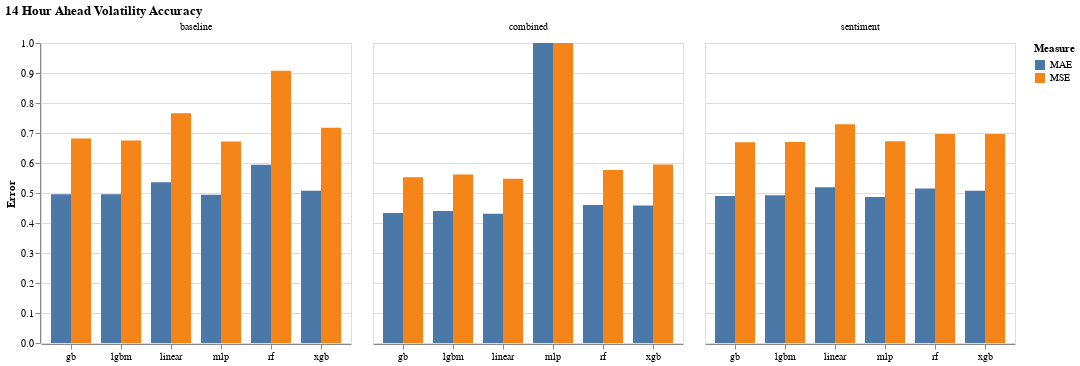

Notebook code for this chart:
### Code cell
offset = 2
dataset_mae = convert_altair(datasets[offset]['mae'][['baseline', 'combined', 'sentiment']])
dataset_mae.columns = [x.title() for x in dataset_mae.columns]
dataset_mae = dataset_mae.rename({"Score": "MAE"}, axis=1)
dataset_mse = convert_altair(datasets[offset]['mse'][['baseline', 'combined', 'sentiment']])
dataset_mse.columns = [x.title() for x in dataset_mse.columns]
dataset_mse = dataset_mse.rename({"Score": "MSE"}, axis=1)
dataset = pd.merge(left=dataset_mse, right=dataset_mae, left_on=['Model', 'Dataset'], right_on=['Model', 'Dataset'])
dataset = pd.melt(dataset, id_vars=['Model','Dataset'], value_vars=['MAE','MSE'], var_name='Measure', value_name='Score')
print(dataset)
cht = alt.Chart(dataset).mark_bar().encode(
    x=alt.X('Model:O', title='', axis=alt.Axis(labelAngle=0)),
    xOffset='Measure',
    y=alt.Y('sum(Score):Q', title='Error',
            scale=alt.Scale(domain=(0, 1), clamp=True)),
    color=alt.Color('Measure:N'),
    column=alt.Column('Dataset:O', title=''),
).properties(
    title='14 Hour Ahead Volatility Accuracy',
)

cht.properties(title='14 Hour Ahead Volatility Accuracy')
cht

### Figure 1 — Vega-Lite specification as saved in the notebook (floating-point values rounded to 4 significant figures)
{"config": {"view": {"continuousWidth": 300, "continuousHeight": 300}}, "data": {"name": "data-33e729c8b038e2c2b416d4603f9b79dc"}, "mark": {"type": "bar"}, "encoding": {"color": {"field": "Measure", "type": "nominal"}, "column": {"field": "Dataset", "title": "", "type": "ordinal"}, "x": {"axis": {"labelAngle": 0}, "field": "Model", "title": "", "type": "ordinal"}, "xOffset": {"field": "Measure", "type": "nominal"}, "y": {"aggregate": "sum", "field": "Score", "scale": {"clamp": true, "domain": [0, 1]}, "title": "Error", "type": "quantitative"}}, "title": "14 Hour Ahead Volatility Accuracy", "$schema": "https://vega.github.io/schema/vega-lite/v5.8.0.json", "datasets": {"data-33e729c8b038e2c2b416d4603f9b79dc": [{"Model": "linear", "Dataset": "baseline", "Measure": "MAE", "Score": 0.5361}, {"Model": "linear", "Dataset": "combined", "Measure": "MAE", "Score": 0.431}, {"Model": "linear", "Dataset": "sentiment", "Measure": "MAE", "Score": 0.5194}, {"Model": "rf", "Dataset": "baseline", "Measure": "MAE", "Score": 0.5941}, {"Model": "rf", "Dataset": "combined", "Measure": "MAE", "Score": 0.46}, {"Model": "rf", "Dataset": "sentiment", "Measure": "MAE", "Score": 0.5148}, {"Model": "gb", "Dataset": "baseline", "Measure": "MAE", "Score": 0.4958}, {"Model": "gb", "Dataset": "combined", "Measure": "MAE", "Score": 0.4334}, {"Model": "gb", "Dataset": "sentiment", "Measure": "MAE", "Score": 0.4898}, {"Model": "lgbm", "Dataset": "baseline", "Measure": "MAE", "Score": 0.496}, {"Model": "lgbm", "Dataset": "combined", "Measure": "MAE", "Score": 0.44}, {"Model": "lgbm", "Dataset": "sentiment", "Measure": "MAE", "Score": 0.4922}, {"Model": "xgb", "Dataset": "baseline", "Measure": "MAE", "Score": 0.5073}, {"Model": "xgb", "Dataset": "combined", "Measure": "MAE", "Score": 0.458}, {"Model": "xgb", "Dataset": "sentiment", "Measure": "MAE", "Score": 0.5076}, {"Model": "mlp", "Dataset": "baseline", "Measure": "MAE", "Score": 0.4942}, {"Model": "mlp", "Dataset": "combined", "Measure": "MAE", "Score": 1.0}, {"Model": "mlp", "Dataset": "sentiment", "Measure": "MAE", "Score": 0.487}, {"Model": "linear", "Dataset": "baseline", "Measure": "MSE", "Score": 0.766}, {"Model": "linear", "Dataset": "combined", "Measure": "MSE", "Score": 0.5478}, {"Model": "linear", "Dataset": "sentiment", "Measure": "MSE", "Score": 0.7295}, {"Model": "rf", "Dataset": "baseline", "Measure": "MSE", "Score": 0.9077}, {"Model": "rf", "Dataset": "combined", "Measure": "MSE", "Score": 0.5764}, {"Model": "rf", "Dataset": "sentiment", "Measure": "MSE", "Score": 0.6968}, {"Model": "gb", "Dataset": "baseline", "Measure": "MSE", "Score": 0.682}, {"Model": "gb", "Dataset": "combined", "Measure": "MSE", "Score": 0.5529}, {"Model": "gb", "Dataset": "sentiment", "Measure": "MSE", "Score": 0.6689}, {"Model": "lgbm", "Dataset": "baseline", "Measure": "MSE", "Score": 0.6752}, {"Model": "lgbm", "Dataset": "combined", "Measure": "MSE", "Score": 0.5616}, {"Model": "lgbm", "Dataset": "sentiment", "Measure": "MSE", "Score": 0.6699}, {"Model": "xgb", "Dataset": "baseline", "Measure": "MSE", "Score": 0.7173}, {"Model": "xgb", "Dataset": "combined", "Measure": "MSE", "Score": 0.5953}, {"Model": "xgb", "Dataset": "sentiment", "Measure": "MSE", "Score": 0.6969}, {"Model": "mlp", "Dataset": "baseline", "Measure": "MSE", "Score": 0.6716}, {"Model": "mlp", "Dataset": "combined", "Measure": "MSE", "Score": 1.0}, {"Model": "mlp", "Dataset": "sentiment", "Measure": "MSE", "Score": 0.6721}]}}
